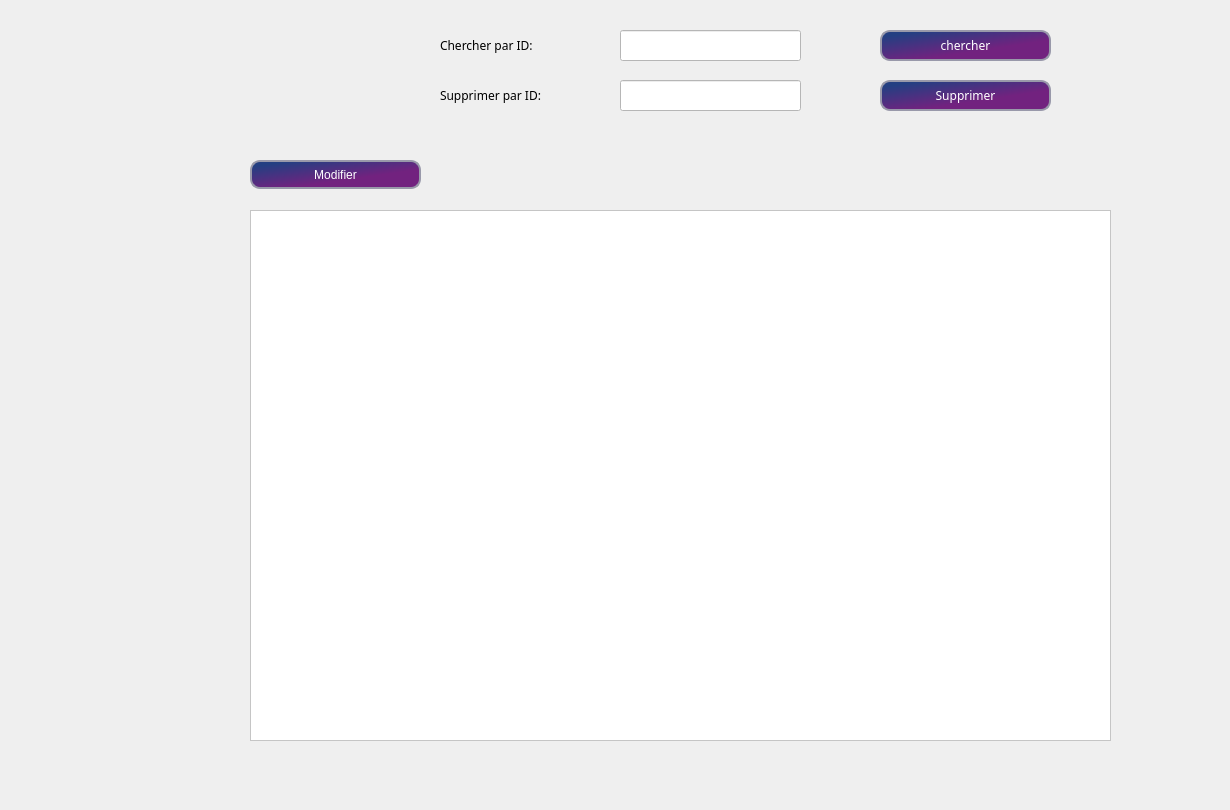
      <widget class="QWidget" name="Gerer_2">
       <attribute name="title">
        <string>Gerer  spectateurs</string>
       </attribute>
       <widget class="QLabel" name="label_82">
        <property name="geometry">
         <rect>
          <x>440</x>
          <y>80</y>
          <width>171</width>
          <height>31</height>
         </rect>
        </property>
        <property name="font">
         <font>
          <family>8514oem</family>
          <pointsize>9</pointsize>
          <weight>50</weight>
          <italic>false</italic>
          <bold>false</bold>
          <underline>false</underline>
         </font>
        </property>
        <property name="styleSheet">
         <string notr="true">background-image: url(:/Sign In (1).png);</string>
        </property>
        <property name="text">
         <string>Supprimer par ID:</string>
        </property>
       </widget>
       <widget class="QLineEdit" name="LineSupprimer_2">
        <property name="geometry">
         <rect>
          <x>620</x>
          <y>80</y>
          <width>181</width>
          <height>31</height>
         </rect>
        </property>
        <property name="styleSheet">
         <string notr="true">background-color: rgb(255, 255, 255);</string>
        </property>
       </widget>
       <widget class="QPushButton" name="BoutonSupprimer_2">
        <property name="geometry">
         <rect>
          <x>880</x>
          <y>80</y>
          <width>171</width>
          <height>31</height>
         </rect>
        </property>
        <property name="font">
         <font>
          <family>8514oem</family>
          <pointsize>9</pointsize>
          <weight>50</weight>
          <italic>false</italic>
          <bold>false</bold>
          <underline>false</underline>
         </font>
        </property>
        <property name="styleSheet">
         <string notr="true">QPushButton{
background-image: url(:/Sign In (1).png);
   border-style: solid;
   border-width: 2px;
   border-color: #9999aa;
   border-radius: 10px;
   color: black;
	background-color : qlineargradient(spread:pad, x1:0.07, y1:0.159091, x2:0.552174, y2:0.705, stop:0 rgba(36, 63, 130, 1), stop:1 rgba(114, 34, 127, 1))
   
}
QPushButton:enabled {
      background-color:qlineargradient(spread:pad, x1:0.07, y1:0.159091, x2:0.552174, y2:0.705, stop:0 rgba(36, 63, 130, 1), stop:1 rgba(114, 34, 127, 1)) ;
      color: white;
}
 QPustButton:pressed{
    background-color:#c24e4e;
      color: white;
}
QPushButton:hover:!pressed{
     background-color: #c24e4e ;
      color: white;
}
 QPushButton:disabled{
     background-color: #c24e4e ;
      color: white;
}

</string>
        </property>
        <property name="text">
         <string>Supprimer</string>
        </property>
       </widget>
       <widget class="QLabel" name="label_83">
        <property name="geometry">
         <rect>
          <x>440</x>
          <y>30</y>
          <width>151</width>
          <height>31</height>
         </rect>
        </property>
        <property name="font">
         <font>
          <family>8514oem</family>
          <pointsize>9</pointsize>
          <weight>50</weight>
          <italic>false</italic>
          <bold>false</bold>
          <underline>false</underline>
         </font>
        </property>
        <property name="styleSheet">
         <string notr="true">background-image: url(:/Sign In (1).png);</string>
        </property>
        <property name="text">
         <string>Chercher par ID:</string>
        </property>
       </widget>
       <widget class="QLineEdit" name="LineChercher_2">
        <property name="geometry">
         <rect>
          <x>620</x>
          <y>30</y>
          <width>181</width>
          <height>31</height>
         </rect>
        </property>
        <property name="styleSheet">
         <string notr="true">background-color: rgb(255, 255, 255);</string>
        </property>
       </widget>
       <widget class="QTableView" name="tablespect">
        <property name="geometry">
         <rect>
          <x>250</x>
          <y>210</y>
          <width>861</width>
          <height>531</height>
         </rect>
        </property>
        <property name="styleSheet">
         <string notr="true">background-color: rgb(255, 255, 255);</string>
        </property>
       </widget>
       <widget class="QPushButton" name="pb_gotomodifier">
        <property name="geometry">
         <rect>
          <x>250</x>
          <y>160</y>
          <width>171</width>
          <height>29</height>
         </rect>
        </property>
        <property name="styleSheet">
         <string notr="true">QPushButton{
background-image: url(:/Sign In (1).png);
   border-style: solid;
   border-width: 2px;
   border-color: #9999aa;
   border-radius: 10px;
   color: black;
	background-color : qlineargradient(spread:pad, x1:0.07, y1:0.159091, x2:0.552174, y2:0.705, stop:0 rgba(36, 63, 130, 1), stop:1 rgba(114, 34, 127, 1))
   
}
QPushButton:enabled {
      background-color:qlineargradient(spread:pad, x1:0.07, y1:0.159091, x2:0.552174, y2:0.705, stop:0 rgba(36, 63, 130, 1), stop:1 rgba(114, 34, 127, 1)) ;
      color: white;
}
 QPustButton:pressed{
    background-color:#c24e4e;
      color: white;
}
QPushButton:hover:!pressed{
     background-color: #c24e4e ;
      color: white;
}
 QPushButton:disabled{
     background-color: #c24e4e ;
      color: white;
}

</string>
        </property>
        <property name="text">
         <string>Modifier</string>
        </property>
       </widget>
       <widget class="QPushButton" name="Boutonchercher">
        <property name="geometry">
         <rect>
          <x>880</x>
          <y>30</y>
          <width>171</width>
          <height>31</height>
         </rect>
        </property>
        <property name="font">
         <font>
          <family>8514oem</family>
          <pointsize>9</pointsize>
          <weight>50</weight>
          <italic>false</italic>
          <bold>false</bold>
          <underline>false</underline>
         </font>
        </property>
        <property name="styleSheet">
         <string notr="true">QPushButton{
background-image: url(:/Sign In (1).png);
   border-style: solid;
   border-width: 2px;
   border-color: #9999aa;
   border-radius: 10px;
   color: black;
	background-color : qlineargradient(spread:pad, x1:0.07, y1:0.159091, x2:0.552174, y2:0.705, stop:0 rgba(36, 63, 130, 1), stop:1 rgba(114, 34, 127, 1))
   
}
QPushButton:enabled {
      background-color:qlineargradient(spread:pad, x1:0.07, y1:0.159091, x2:0.552174, y2:0.705, stop:0 rgba(36, 63, 130, 1), stop:1 rgba(114, 34, 127, 1)) ;
      color: white;
}
 QPustButton:pressed{
    background-color:#c24e4e;
      color: white;
}
QPushButton:hover:!pressed{
     background-color: #c24e4e ;
      color: white;
}
 QPushButton:disabled{
     background-color: #c24e4e ;
      color: white;
}

</string>
        </property>
        <property name="text">
         <string>chercher</string>
        </property>
       </widget>
       <widget class="QLabel" name="label_91">
        <property name="geometry">
         <rect>
          <x>-5</x>
          <y>-5</y>
          <width>1221</width>
          <height>801</height>
         </rect>
        </property>
        <property name="styleSheet">
         <string notr="true">background-image: url(:/Sign In (1).png);</string>
        </property>
        <property name="text">
         <string/>
        </property>
       </widget>
       <zorder>label_91</zorder>
       <zorder>label_82</zorder>
       <zorder>LineSupprimer_2</zorder>
       <zorder>BoutonSupprimer_2</zorder>
       <zorder>label_83</zorder>
       <zorder>LineChercher_2</zorder>
       <zorder>Boutonchercher</zorder>
       <zorder>tablespect</zorder>
       <zorder>pb_gotomodifier</zorder>
      </widget>
